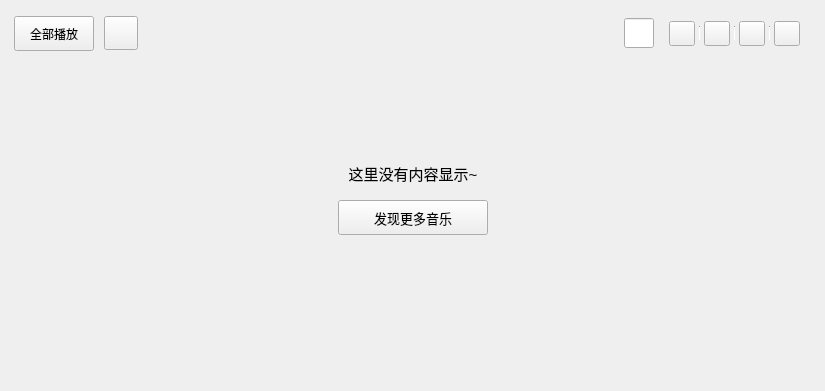
<?xml version="1.0" encoding="UTF-8"?>
<ui version="4.0">
 <class>SingleSong</class>
 <widget class="QWidget" name="SingleSong">
  <property name="geometry">
   <rect>
    <x>0</x>
    <y>0</y>
    <width>825</width>
    <height>391</height>
   </rect>
  </property>
  <property name="windowTitle">
   <string>SingleSong</string>
  </property>
  <layout class="QVBoxLayout" name="verticalLayout_2">
   <item>
    <widget class="QWidget" name="operation_widget" native="true">
     <layout class="QHBoxLayout" name="horizontalLayout_9">
      <property name="spacing">
       <number>10</number>
      </property>
      <property name="leftMargin">
       <number>3</number>
      </property>
      <property name="topMargin">
       <number>5</number>
      </property>
      <property name="bottomMargin">
       <number>5</number>
      </property>
      <item>
       <widget class="QToolButton" name="collect_play_toolButton">
        <property name="minimumSize">
         <size>
          <width>80</width>
          <height>35</height>
         </size>
        </property>
        <property name="cursor">
         <cursorShape>PointingHandCursor</cursorShape>
        </property>
        <property name="toolTip">
         <string>顺序播放</string>
        </property>
        <property name="text">
         <string>全部播放</string>
        </property>
        <property name="toolButtonStyle">
         <enum>Qt::ToolButtonTextBesideIcon</enum>
        </property>
       </widget>
      </item>
      <item>
       <widget class="QToolButton" name="collect_download_toolButton">
        <property name="minimumSize">
         <size>
          <width>34</width>
          <height>34</height>
         </size>
        </property>
        <property name="maximumSize">
         <size>
          <width>34</width>
          <height>34</height>
         </size>
        </property>
        <property name="cursor">
         <cursorShape>PointingHandCursor</cursorShape>
        </property>
        <property name="toolTip">
         <string>下载</string>
        </property>
        <property name="text">
         <string/>
        </property>
        <property name="toolButtonStyle">
         <enum>Qt::ToolButtonIconOnly</enum>
        </property>
       </widget>
      </item>
      <item>
       <spacer name="horizontalSpacer_16">
        <property name="orientation">
         <enum>Qt::Horizontal</enum>
        </property>
        <property name="sizeHint" stdset="0">
         <size>
          <width>40</width>
          <height>20</height>
         </size>
        </property>
       </spacer>
      </item>
      <item>
       <widget class="MySearchLineEdit" name="collect_search_lineEdit">
        <property name="sizePolicy">
         <sizepolicy hsizetype="Fixed" vsizetype="Fixed">
          <horstretch>0</horstretch>
          <verstretch>0</verstretch>
         </sizepolicy>
        </property>
        <property name="minimumSize">
         <size>
          <width>30</width>
          <height>30</height>
         </size>
        </property>
        <property name="maximumSize">
         <size>
          <width>30</width>
          <height>30</height>
         </size>
        </property>
        <property name="placeholderText">
         <string/>
        </property>
       </widget>
      </item>
      <item>
       <widget class="QWidget" name="small_widget" native="true">
        <layout class="QHBoxLayout" name="horizontalLayout_14">
         <property name="spacing">
          <number>4</number>
         </property>
         <property name="leftMargin">
          <number>5</number>
         </property>
         <property name="topMargin">
          <number>2</number>
         </property>
         <property name="rightMargin">
          <number>5</number>
         </property>
         <property name="bottomMargin">
          <number>2</number>
         </property>
         <item>
          <widget class="QToolButton" name="collect_share_toolButton">
           <property name="cursor">
            <cursorShape>PointingHandCursor</cursorShape>
           </property>
           <property name="toolTip">
            <string>分享</string>
           </property>
           <property name="text">
            <string/>
           </property>
           <property name="iconSize">
            <size>
             <width>18</width>
             <height>18</height>
            </size>
           </property>
          </widget>
         </item>
         <item>
          <widget class="Line" name="line_2">
           <property name="sizePolicy">
            <sizepolicy hsizetype="Fixed" vsizetype="Fixed">
             <horstretch>0</horstretch>
             <verstretch>0</verstretch>
            </sizepolicy>
           </property>
           <property name="minimumSize">
            <size>
             <width>1</width>
             <height>15</height>
            </size>
           </property>
           <property name="maximumSize">
            <size>
             <width>1</width>
             <height>16777215</height>
            </size>
           </property>
           <property name="font">
            <font>
             <family>宋体</family>
            </font>
           </property>
           <property name="lineWidth">
            <number>1</number>
           </property>
           <property name="orientation">
            <enum>Qt::Vertical</enum>
           </property>
          </widget>
         </item>
         <item>
          <widget class="QToolButton" name="collect_zhuanji_toolButton">
           <property name="cursor">
            <cursorShape>PointingHandCursor</cursorShape>
           </property>
           <property name="toolTip">
            <string>专辑</string>
           </property>
           <property name="text">
            <string/>
           </property>
           <property name="iconSize">
            <size>
             <width>18</width>
             <height>18</height>
            </size>
           </property>
          </widget>
         </item>
         <item>
          <widget class="Line" name="line_3">
           <property name="sizePolicy">
            <sizepolicy hsizetype="Fixed" vsizetype="Fixed">
             <horstretch>0</horstretch>
             <verstretch>0</verstretch>
            </sizepolicy>
           </property>
           <property name="minimumSize">
            <size>
             <width>1</width>
             <height>15</height>
            </size>
           </property>
           <property name="maximumSize">
            <size>
             <width>1</width>
             <height>16777215</height>
            </size>
           </property>
           <property name="font">
            <font>
             <family>宋体</family>
            </font>
           </property>
           <property name="orientation">
            <enum>Qt::Vertical</enum>
           </property>
          </widget>
         </item>
         <item>
          <widget class="QToolButton" name="collect_sort_toolButton">
           <property name="cursor">
            <cursorShape>PointingHandCursor</cursorShape>
           </property>
           <property name="toolTip">
            <string>当前排序方式：默认排序</string>
           </property>
           <property name="text">
            <string/>
           </property>
           <property name="iconSize">
            <size>
             <width>18</width>
             <height>18</height>
            </size>
           </property>
           <property name="checkable">
            <bool>false</bool>
           </property>
          </widget>
         </item>
         <item>
          <widget class="Line" name="line_4">
           <property name="sizePolicy">
            <sizepolicy hsizetype="Fixed" vsizetype="Fixed">
             <horstretch>0</horstretch>
             <verstretch>0</verstretch>
            </sizepolicy>
           </property>
           <property name="minimumSize">
            <size>
             <width>1</width>
             <height>15</height>
            </size>
           </property>
           <property name="maximumSize">
            <size>
             <width>1</width>
             <height>16777215</height>
            </size>
           </property>
           <property name="font">
            <font>
             <family>宋体</family>
            </font>
           </property>
           <property name="orientation">
            <enum>Qt::Vertical</enum>
           </property>
          </widget>
         </item>
         <item>
          <widget class="QToolButton" name="collect_batch_toolButton">
           <property name="cursor">
            <cursorShape>PointingHandCursor</cursorShape>
           </property>
           <property name="toolTip">
            <string>批量操作</string>
           </property>
           <property name="text">
            <string/>
           </property>
           <property name="iconSize">
            <size>
             <width>18</width>
             <height>18</height>
            </size>
           </property>
          </widget>
         </item>
        </layout>
       </widget>
      </item>
     </layout>
    </widget>
   </item>
   <item>
    <widget class="QWidget" name="widget_3" native="true">
     <layout class="QVBoxLayout" name="verticalLayout" stretch="2,1,3">
      <item>
       <spacer name="verticalSpacer_2">
        <property name="orientation">
         <enum>Qt::Vertical</enum>
        </property>
        <property name="sizeHint" stdset="0">
         <size>
          <width>20</width>
          <height>40</height>
         </size>
        </property>
       </spacer>
      </item>
      <item>
       <layout class="QGridLayout" name="gridLayout">
        <property name="verticalSpacing">
         <number>15</number>
        </property>
        <item row="0" column="0">
         <spacer name="horizontalSpacer_8">
          <property name="orientation">
           <enum>Qt::Horizontal</enum>
          </property>
          <property name="sizeHint" stdset="0">
           <size>
            <width>40</width>
            <height>20</height>
           </size>
          </property>
         </spacer>
        </item>
        <item row="0" column="1">
         <widget class="QLabel" name="prompt_label">
          <property name="font">
           <font>
            <pointsize>11</pointsize>
           </font>
          </property>
          <property name="text">
           <string>这里没有内容显示~</string>
          </property>
          <property name="scaledContents">
           <bool>false</bool>
          </property>
          <property name="alignment">
           <set>Qt::AlignBottom|Qt::AlignHCenter</set>
          </property>
         </widget>
        </item>
        <item row="0" column="2">
         <spacer name="horizontalSpacer_9">
          <property name="orientation">
           <enum>Qt::Horizontal</enum>
          </property>
          <property name="sizeHint" stdset="0">
           <size>
            <width>40</width>
            <height>20</height>
           </size>
          </property>
         </spacer>
        </item>
        <item row="1" column="0">
         <spacer name="horizontalSpacer_11">
          <property name="orientation">
           <enum>Qt::Horizontal</enum>
          </property>
          <property name="sizeHint" stdset="0">
           <size>
            <width>40</width>
            <height>20</height>
           </size>
          </property>
         </spacer>
        </item>
        <item row="1" column="1">
         <widget class="QPushButton" name="search_pushButton">
          <property name="minimumSize">
           <size>
            <width>150</width>
            <height>35</height>
           </size>
          </property>
          <property name="maximumSize">
           <size>
            <width>150</width>
            <height>35</height>
           </size>
          </property>
          <property name="font">
           <font>
            <pointsize>10</pointsize>
           </font>
          </property>
          <property name="cursor">
           <cursorShape>PointingHandCursor</cursorShape>
          </property>
          <property name="text">
           <string>发现更多音乐</string>
          </property>
         </widget>
        </item>
        <item row="1" column="2">
         <spacer name="horizontalSpacer_10">
          <property name="orientation">
           <enum>Qt::Horizontal</enum>
          </property>
          <property name="sizeHint" stdset="0">
           <size>
            <width>40</width>
            <height>20</height>
           </size>
          </property>
         </spacer>
        </item>
       </layout>
      </item>
      <item>
       <spacer name="verticalSpacer">
        <property name="orientation">
         <enum>Qt::Vertical</enum>
        </property>
        <property name="sizeHint" stdset="0">
         <size>
          <width>20</width>
          <height>40</height>
         </size>
        </property>
       </spacer>
      </item>
     </layout>
    </widget>
   </item>
  </layout>
 </widget>
 <customwidgets>
  <customwidget>
   <class>MySearchLineEdit</class>
   <extends>QLineEdit</extends>
   <header>MySearchLineEdit.h</header>
  </customwidget>
 </customwidgets>
 <resources/>
 <connections/>
</ui>
